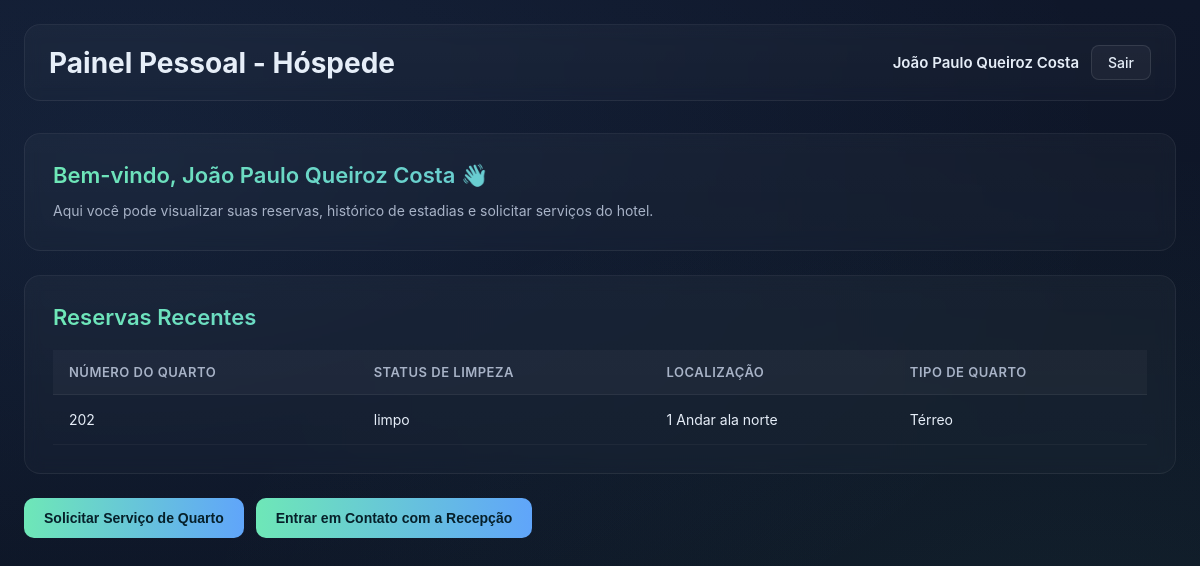
Page /guest (signed in) on the earlier database version.
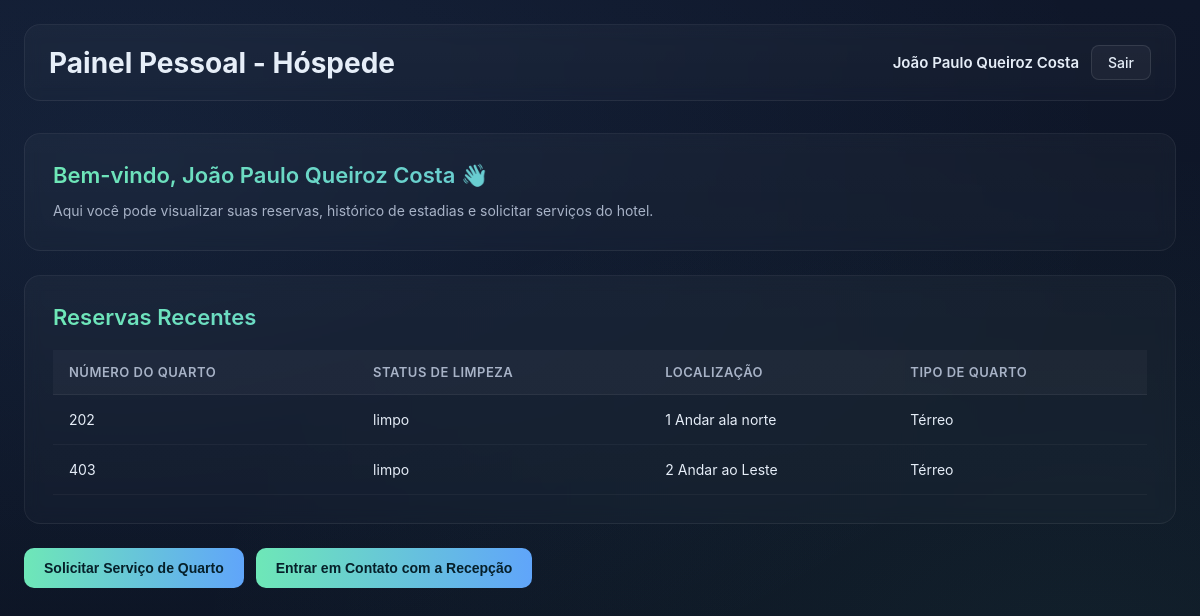
Same page on the later database version.
### src/Model/models.py (models this page shows)
class Quarto(Base):
    __tablename__ = 'quarto'
    numero_quarto = Column(Integer,primary_key=True,unique=True)
    id_tipo = Column(Integer,ForeignKey("tipo_de_quarto.id_tipo"))
    status_limpeza = Column(String(20),default='sujo',nullable=False)
    localizacao = Column(String(50))
    tipo_de_quarto = relationship("Tipo_de_quarto", back_populates="quartos")

### src/routes.py (the view)
@app.route("/guest")
def guest_area():
    if "user_id" not in session:
        return redirect(url_for("index"))
    db = SessionLocal()
    user = db.query(Usuario).filter(Usuario.id == session["user_id"]).first()
    hospede = getHospedeByUsuarioID(user.id)
    reservas = findReservaByUserId(hospede.id_hospede)
    rooms = roomsByNameId(hospede.id_hospede)
    return render_template("guest.html",
                           user=user,
                           hospede=hospede,
                           reservas=reservas,
                           rooms=rooms,
                           profilePic=None)

### src/__init__.py (called while the page is built)
@app.before_request
def log_request_info():
    app.logger.info("Requisição recebida: %s %s", request.method, request.path)

### src/routes.py (called while the page is built)
def findReservaByUserId(id_hospede):
    db = SessionLocal()
    reservas = (
        db.query(Reserva)
        .filter(Reserva.id_hospede_principal == id_hospede)
        .all()
    )
    return reservas

def roomsByNameId(id_hospede):
    db = SessionLocal()
    reservas = findReservaByUserId(id_hospede)
    if not reservas:
        return []
    result = []
    for r in reservas:
        quarto = db.query(Quarto).filter(Quarto.numero_quarto == r.numero_quarto).first()
        if quarto:
            result.append(quarto)
    return result

def getHospedeByUsuarioID(id_usuario):
    db = SessionLocal()
    return db.query(Hospede).filter(Hospede.id_usuario_sistema == id_usuario).first()

### src/templates/guest.html (shortened to what this page needs)
<!DOCTYPE html>
<html lang="pt-BR">
<head>
  <link rel="stylesheet" href="{{ url_for('static', filename='guest.css') }}">
</head>
<body>
  <div class="guest__container">
    <header class="guest__header">
      <h1>Painel Pessoal - Hóspede</h1>
      <div class="guest__profile">
        <span class="guest__username">{{ user.nome_completo }}</span>
        <a href="/logout" class="guest__logout-btn">Sair</a>
      </div>
    </header>
    <div class="guest__card">
      <h2>Bem-vindo, {{ user.nome_completo }} 👋</h2>
      <p>Aqui você pode visualizar suas reservas, histórico de estadias e solicitar serviços do hotel.</p>
    </div>
    <div class="guest__card">
      <h2>Reservas Recentes</h2>
      <table class="guest__table">
        <thead>
          <tr>
            <th>Número do Quarto</th>
            <th>Status de Limpeza</th>
            <th>Localização</th>
            <th>Tipo de Quarto</th>
          </tr>
        </thead>
        <tbody>
          {% for room in rooms %}
          <tr>
            <td>{{ room.numero_quarto }}</td>
            <td>{{ room.status_limpeza }}</td>
            <td>{{ room.localizacao }}</td>
            <td>Térreo</td>
          </tr>
          {% endfor %}
        </tbody>
      </table>
    </div>
    <div class="guest__actions">
      <button class="guest__btn">Solicitar Serviço de Quarto</button>
      <button class="guest__btn">Entrar em Contato com a Recepção</button>
    </div>
  </div>
</body>
</html>

Differences in the rows shown:
added Quarto: numero_quarto "403", status_limpeza "limpo", localizacao "2 Andar ao Leste"
